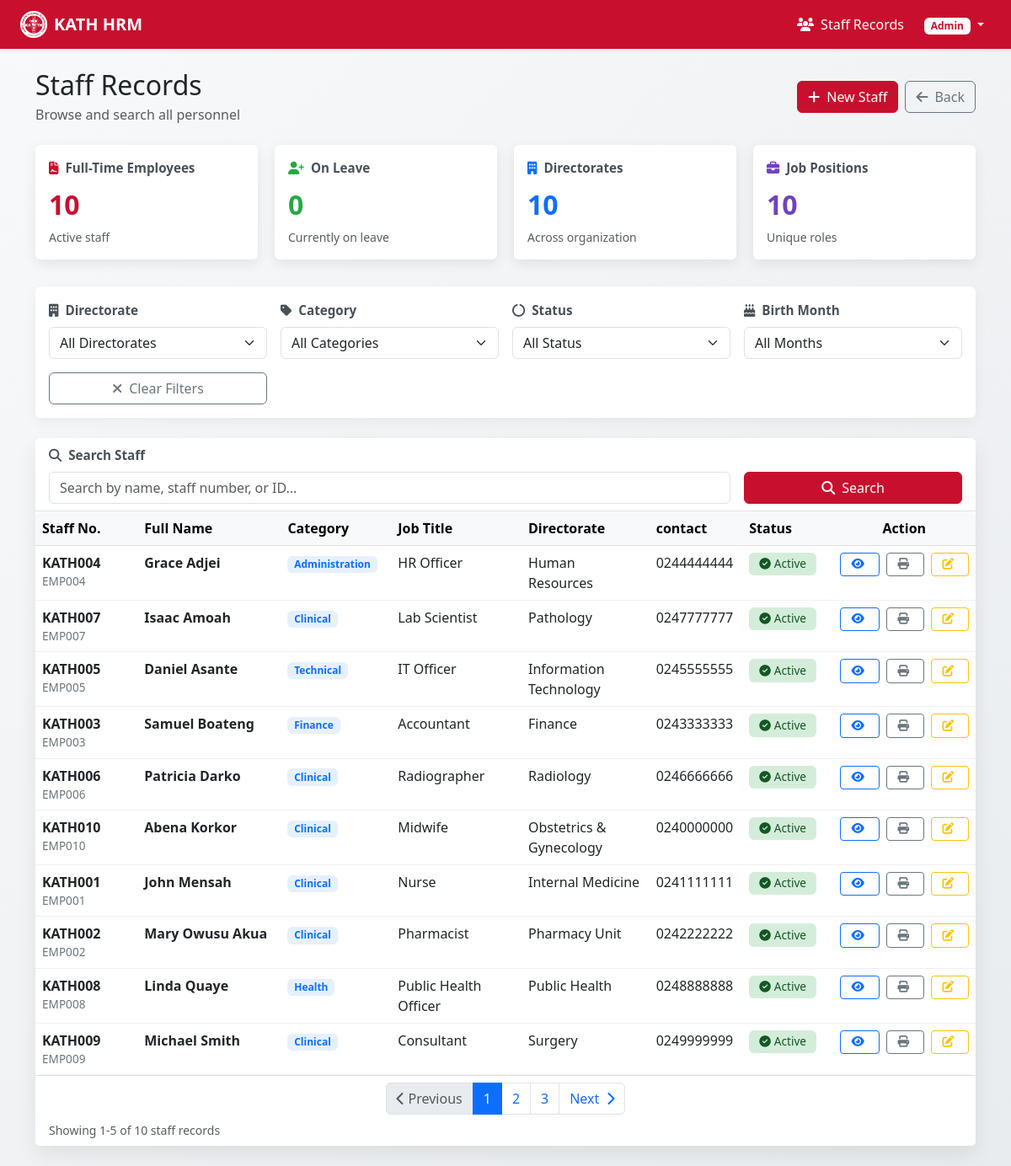
The app's page /hrm/hr-info/staff/, older data.
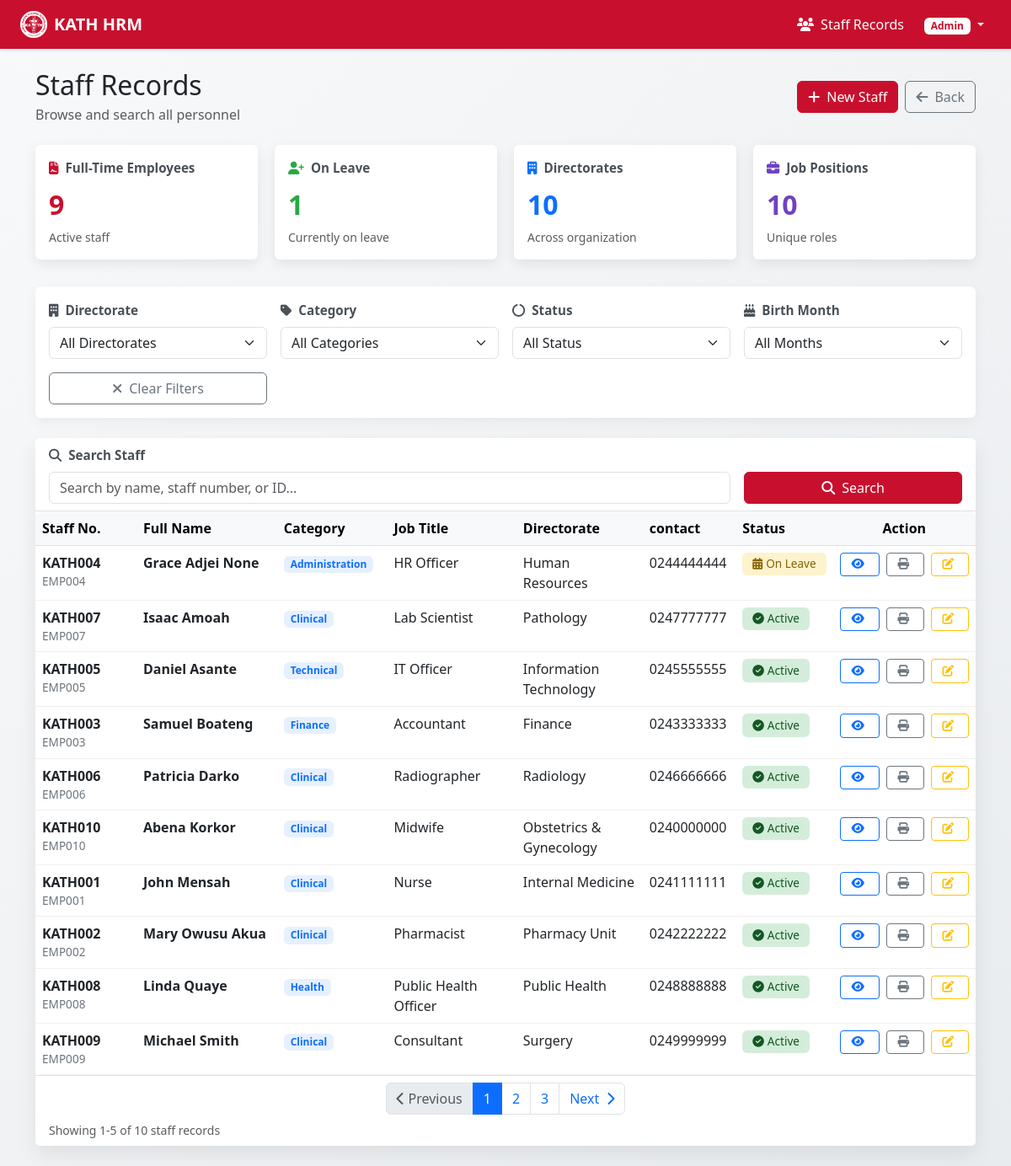
The same page, newer data.
### hrm_manager/models.py (models this page shows, shortened)
class Employee(models.Model):
    WORK_STATUS_CHOICES = [
        ('Active', 'Active'),
        ('On Leave', 'On Leave'),
        ('Resigned', 'Resigned'),
        ('Retired', 'Retired'),
    ]
    DIRECTORATE_UNIT_CHOICES= [
        ('Human Resources', 'Human Resources'),
        ('Information Technology', 'Information Technology'),
        ('Finance', 'Finance'),
        ("Anaesthesia & Intensive Care", "Anaesthesia & Intensive Care"),
        ("Child Health", "Child Health"),
        ("Domestics", "Domestics"),
        ("Ears, Nose & Throat", "Ear, Nose & Throat"),
        ("Emergency Medicine", "Emergency Medicine"),
        ("Eye","Eye"),
        ("Family Medicine", "Family Medicine"),
        ("Transfusion Medicine Unit", "Transfusion Medicine Unit"),
        ("Internal Medicine", "Internal Medicine"),
        ("Obstetrics & Gynecology", "Obstetrics & Gynecology"),
        ("Oncology", "Oncology"),
        ("Oral Health", "Oral Health"),
        ("Radiology", "Radiology"),
        ("Surgery", "Surgery"),
        ("Trauma & Orthopedics", "Trauma & Orthopedics"),
        ("Biostatics", "Biostatics"),
        ("General Administration", "General Administration"),
        ("Public Affairs", "Public Affairs"),
        ("EMD", "EMD"),
        ("Supply Chain Management Units", "Supply Chain Management Units"),
        ("Project Management Unit", "Project Management Unit"),
        ("Pharmacy Unit", "Pharmacy Unit"),
        ("Lab service(LSD)", "Lab service(LSD)"),
        ("Public Health", "Public Health"),
        ("Chaplaincy", "Chaplaincy"),
        ("Social Welfare", "Social Welfare"),
        ("Quality Assurance(QA)", "Quality Assurance(QA)"),
        ("Internal Audit", "Internal Audit"),
        ("PMEU", "PMEU"),
        ("EMRS", "EMRS Units"),
        ("CSSU", "CSSU"),
        ("Pathology", "Pathology"),
    ]
    PAYROLL_STATUS_CHOICES = [
        ('On Payroll', 'On Payroll'),
        ('Off Payroll', 'Off Payroll'),
    ]
    GOG_IGF_STATUS_CHOICES = [
        ('GOG', 'GOG'),
        ('IGF', 'IGF'),
    ]
    NATIONALITY_CHOICES = [
    ('Algerian', 'Algerian'),
    ('Angolan', 'Angolan'),
    ('Beninese', 'Beninese'),
    ('Botswanan', 'Botswanan'),
    ('Burkinabe', 'Burkinabe'),
    ('Burundian', 'Burundian'),
    ('Cameroonian', 'Cameroonian'),
    ('Cape Verdean', 'Cape Verdean'),
    ('Central African', 'Central African'),
    ('Chadian', 'Chadian'),
    ('Comorian', 'Comorian'),
    ('Congolese', 'Congolese'),
    ('Ivorian', 'Ivorian'),
    ('Djiboutian', 'Djiboutian'),
    ('Egyptian', 'Egyptian'),
    ('Equatorial Guinean', 'Equatorial Guinean'),
    ('Eritrean', 'Eritrean'),
    ('Ethiopian', 'Ethiopian'),
    ('Gabonese', 'Gabonese'),
    ('Gambian', 'Gambian'),
    ('Ghanaian', 'Ghanaian'),
    ('Guinean', 'Guinean'),
    ('Guinea-Bissauan', 'Guinea-Bissauan'),
    ('Kenyan', 'Kenyan'),
    ('Lesotho', 'Lesotho'),
    ('Liberian', 'Liberian'),
    ('Libyan', 'Libyan'),
    ('Malagasy', 'Malagasy'),
    ('Malawian', 'Malawian'),
    ('Malian', 'Malian'),
    ('Mauritanian', 'Mauritanian'),
    ('Mauritian', 'Mauritian'),
    ('Moroccan', 'Moroccan'),
    ('Mozambican', 'Mozambican'),
    ('Namibian', 'Namibian'),
    ('Nigerien', 'Nigerien'),
    ('Nigerian', 'Nigerian'),
    ('Rwandan', 'Rwandan'),
    ('Sao Tomean', 'Sao Tomean'),
    ('Senegalese', 'Senegalese'),
    ('Seychellois', 'Seychellois'),
    ('Sierra Leonean', 'Sierra Leonean'),
    ('Somali', 'Somali'),
    ('South African', 'South African'),
    ('South Sudanese', 'South Sudanese'),
    ('Sudanese', 'Sudanese'),
    ('Tanzanian', 'Tanzanian'),
    ('Togolese', 'Togolese'),
    ('Tunisian', 'Tunisian'),
    ('Ugandan', 'Ugandan'),
    ('Zambian', 'Zambian'),
    ('Zimbabwean', 'Zimbabwean'),
    ('Antiguan', 'Antiguan'),
    ('Argentine', 'Argentine'),
    ('Bahamian', 'Bahamian'),
    ('Barbadian', 'Barbadian'),
    ('Belizean', 'Belizean'),
    ('Bolivian', 'Bolivian'),
    ('Brazilian', 'Brazilian'),
    ('Canadian', 'Canadian'),
    ('Chilean', 'Chilean'),
    ('Colombian', 'Colombian'),
    ('Costa Rican', 'Costa Rican'),
    ('Cuban', 'Cuban'),
    ('Dominican', 'Dominican'),
    ('Ecuadorian', 'Ecuadorian'),
    ('Salvadoran', 'Salvadoran'),
    ('Grenadian', 'Grenadian'),
    ('Guatemalan', 'Guatemalan'),
    ('Guyanese', 'Guyanese'),
    ('Haitian', 'Haitian'),
    ('Honduran', 'Honduran'),
    ('Jamaican', 'Jamaican'),
    ('Mexican', 'Mexican'),
    ('Nicaraguan', 'Nicaraguan'),
    ('Panamanian', 'Panamanian'),
    ('Paraguayan', 'Paraguayan'),
    ('Peruvian', 'Peruvian'),
    ('Surinamese', 'Surinamese'),
    ('Trinidadian', 'Trinidadian'),
    ('Uruguayan', 'Uruguayan'),
    ('Venezuelan', 'Venezuelan'),
    ('American', 'American'),
    ('Afghan', 'Afghan'),
    ('Armenian', 'Armenian'),
    ('Azerbaijani', 'Azerbaijani'),
    ('Bahraini', 'Bahraini'),
    ('Bangladeshi', 'Bangladeshi'),
    ('Bhutanese', 'Bhutanese'),
    ('Bruneian', 'Bruneian'),
    ('Cambodian', 'Cambodian'),
    ('Chinese', 'Chinese'),
    ('Cypriot', 'Cypriot'),
    ('Georgian', 'Georgian'),
    ('Indian', 'Indian'),
    ('Indonesian', 'Indonesian'),
    ('Iranian', 'Iranian'),
    ('Iraqi', 'Iraqi'),
    ('Israeli', 'Israeli'),
    ('Japanese', 'Japanese'),
    ('Jordanian', 'Jordanian'),
    ('Kazakhstani', 'Kazakhstani'),
    ('Kuwaiti', 'Kuwaiti'),
    ('Kyrgyz', 'Kyrgyz'),
    ('Laotian', 'Laotian'),
    ('Lebanese', 'Lebanese'),
    ('Malaysian', 'Malaysian'),
    ('Maldivian', 'Maldivian'),
    ('Mongolian', 'Mongolian'),
    ('Nepalese', 'Nepalese'),
    ('North Korean', 'North Korean'),
    ('Omani', 'Omani'),
    ('Pakistani', 'Pakistani'),
    ('Philippine', 'Philippine'),
    ('Qatari', 'Qatari'),
    ('Saudi', 'Saudi'),
    ('Singaporean', 'Singaporean'),
    ('South Korean', 'South Korean'),
    ('Sri Lankan', 'Sri Lankan'),
    ('Syrian', 'Syrian'),
    ('Taiwanese', 'Taiwanese'),
    ('Tajik', 'Tajik'),
    ('Thai', 'Thai'),
    ('Turkish', 'Turkish'),
    ('Turkmen', 'Turkmen'),
    ('Emirati', 'Emirati'),
    ('Uzbek', 'Uzbek'),
    ('Vietnamese', 'Vietnamese'),
    ('Yemeni', 'Yemeni'),
    ('Albanian', 'Albanian'),
    ('Austrian', 'Austrian'),
    ('Belgian', 'Belgian'),
    ('Bosnian', 'Bosnian'),
    ('Bulgarian', 'Bulgarian'),
    ('Croatian', 'Croatian'),
    ('Czech', 'Czech'),
    ('Danish', 'Danish'),
    ('Dutch', 'Dutch'),
    ('English', 'English'),
    ('Estonian', 'Estonian'),
    ('Finnish', 'Finnish'),
    ('French', 'French'),
    ('German', 'German'),
    ('Greek', 'Greek'),
    ('Hungarian', 'Hungarian'),
    ('Icelandic', 'Icelandic'),
    ('Irish', 'Irish'),
    ('Italian', 'Italian'),
    ('Latvian', 'Latvian'),
    ('Lithuanian', 'Lithuanian'),
    ('Luxembourgish', 'Luxembourgish'),
    ('Maltese', 'Maltese'),
    ('Moldovan', 'Moldovan'),
    ('Montenegrin', 'Montenegrin'),
    ('Norwegian', 'Norwegian'),
    ('Polish', 'Polish'),
    ('Portuguese', 'Portuguese'),
    ('Romanian', 'Romanian'),
    ('Russian', 'Russian'),
    ('Scottish', 'Scottish'),
    ('Serbian', 'Serbian'),
    ('Slovak', 'Slovak'),
    ('Slovenian', 'Slovenian'),
    ('Spanish', 'Spanish'),
    ('Swedish', 'Swedish'),
    ('Swiss', 'Swiss'),
    ('Ukrainian', 'Ukrainian'),
    ('Welsh', 'Welsh'),
    ('British', 'British'),
    ('Australian', 'Australian'),
    ('Fijian', 'Fijian'),
    ('Kiribati', 'Kiribati'),
    ('Marshallese', 'Marshallese'),
    ('Micronesian', 'Micronesian'),
    ('Nauruan', 'Nauruan'),
    ('New Zealander', 'New Zealander'),
    ('Palauan', 'Palauan'),
    ('Papua New Guinean', 'Papua New Guinean'),
    ('Samoan', 'Samoan'),
    ('Solomon Islander', 'Solomon Islander'),
    ('Tongan', 'Tongan'),
    ('Tuvaluan', 'Tuvaluan'),
    ('Vanuatuan', 'Vanuatuan'),
]
    SEX_CHOICES = [
        ('Male', 'Male'),
        ('Female', 'Female'),
    ]
    PROFESSION_STATUS_CHOICES = [
        ('Permanent', 'Permanent'),
        ('Contract', 'Contract'),
        ('Temporary', 'Temporary'),
    ]
    CATEGORY_OF_PROFESSION_CHOICES = [
        ('Medical', 'Medical'),
        ('Nursing', 'Nursing'),
        ('Allied Health', 'Allied Health'),
        ('Administrative', 'Administrative'),
        ('Support Staff', 'Support Staff'),
    ]
    employee_id = models.CharField(max_length=50, unique=True)
    kath_staff_number = models.CharField(max_length=50, unique=True)
    ghana_card_number = models.CharField(max_length=50, unique=True)
    ssnit_number = models.CharField(max_length=50, unique=True)
    first_name = models.CharField(max_length=100)
    surname = models.CharField(max_length=100)
    other_names = models.CharField(max_length=100, blank=True, null=True)
    sex = models.CharField(max_length=10, choices=SEX_CHOICES)
    nationality = models.CharField(max_length=100, choices=NATIONALITY_CHOICES)
    date_of_birth = models.DateField()
    institutional_email = models.EmailField(unique=True)
    email = models.EmailField(unique=True)
    contact_number = models.CharField(max_length=15)
    profession = models.CharField(max_length=100)
    category_of_profession = models.CharField(max_length=100, choices=CATEGORY_OF_PROFESSION_CHOICES)
    profession_status = models.CharField(
        max_length=100, choices=PROFESSION_STATUS_CHOICES
    )
    directorate = models.CharField(
        max_length=100, choices=DIRECTORATE_UNIT_CHOICES
    )
    unit = models.CharField(max_length=100)
    work_status = models.CharField(
        max_length=100, choices=WORK_STATUS_CHOICES, default='Active'
    )
    payroll_status = models.CharField(
        max_length=100, choices=PAYROLL_STATUS_CHOICES
    )
    gog_igf_status = models.CharField(
        max_length=50, choices=GOG_IGF_STATUS_CHOICES
    )
    seniority_status = models.CharField(max_length=100)
    date_of_first_appointment = models.DateField()
    date_of_current_appointment = models.DateField()
    date_of_previous_appointment = models.DateField(
        blank=True, null=True
    )
    grade_on_first_appointment = models.CharField(max_length=100)
    grade_on_current_appointment = models.CharField(max_length=100)
    year_of_current_grade = models.PositiveIntegerField()
    at_post_of_duty = models.CharField(max_length=255)
    academic_qualification = models.CharField(max_length=255)
    professional_qualification = models.CharField(max_length=255)
    sal_grouping = models.CharField(max_length=100)
    job_category = models.CharField(max_length=100)
    job_classification = models.CharField(max_length=100)
    bank_name = models.CharField(max_length=100)
    bank_branch = models.CharField(max_length=100)
    bank_account_number = models.CharField(max_length=50)
    shelf_location_number = models.CharField(
        max_length=100, blank=True, null=True
    )
    shelf_call_number = models.CharField(
        max_length=100, blank=True, null=True
    )
    @property
    def birth_month(self):
        return self.date_of_birth.month
    class Meta:
        ordering = ['surname', 'first_name']
        verbose_name = 'Employee'
        verbose_name_plural = 'Employees'

### hrm_manager/views.py (the view, shortened to what this page needs)
# urls.py: path('hr-info/staff/', views.staff_list, name='staff_list'),
def staff_list(request):
    staff = Employee.objects.all()
    work_status = request.GET.get('work_status')
    if work_status:
        staff = staff.filter(work_status=work_status)
    search = request.GET.get('search')
    total_staff = Employee.objects.count()
    active_staff = Employee.objects.filter(work_status='Active').count()
    on_leave = Employee.objects.filter(work_status='On Leave').count()
    retired_separated = Employee.objects.filter(work_status__in=['Resigned', 'Retired']).count()
    directorates_list = Employee.objects.values_list('directorate', flat=True).distinct()
    professions_list = Employee.objects.values_list('profession', flat=True).distinct()
    context = {
        'staff': staff,
        'total_staff': total_staff,
        'active_staff': active_staff,
        'on_leave': on_leave,
        'retired_separated': retired_separated,
        'full_time': active_staff,
        'new_hires': on_leave,
        'departments': len(directorates_list),
        'job_positions': len(professions_list),
        'directorates': [choice[0] for choice in Employee.DIRECTORATE_UNIT_CHOICES],
        'work_statuses': [choice[0] for choice in Employee.WORK_STATUS_CHOICES],
    }
    return render(request, 'hr_information/staff_list.html', context)

### templates/hr_information/staff_list.html (shortened to what the changed rows need)
{% load static %}
<!DOCTYPE html>
<html lang="en">
<head>
	<link href="https://cdn.jsdelivr.net/npm/bootstrap@5.3.0/dist/css/bootstrap.min.css" rel="stylesheet">
	<link rel="stylesheet" href="https://cdnjs.cloudflare.com/ajax/libs/font-awesome/6.4.0/css/all.min.css">
</head>
<body>
<div class="container-fluid p-4">
	<div class="container">
		<div class="d-flex justify-content-between align-items-center mb-4">
			<div>
				<h2 class="mb-1">Staff Records</h2>
			</div>
		</div>
		<div class="quick-stats-grid">
			<div class="card stat-card">
				<div class="card-body">
					<p class="stat-label mb-2"><i class="fas fa-file-contract me-2 text-kath-red"></i>Full-Time Employees</p>
					<p class="stat-number mb-0">{{ full_time }}</p>
					<small class="text-muted d-block mt-1">Active staff</small>
				</div>
			</div>
			<div class="card stat-card">
				<div class="card-body">
					<p class="stat-label mb-2"><i class="fas fa-user-plus me-2" style="color: #28a745;"></i>On Leave</p>
					<p class="stat-number mb-0" style="color: #28a745;">{{ new_hires }}</p>
					<small class="text-muted d-block mt-1">Currently on leave</small>
				</div>
			</div>
		</div>
		<div class="card records-card">
			<div class="table-responsive">
				<table class="table table-hover" id="staffTable">
					<thead class="table-light">
						<tr>
							<th style="width: 12%;">Staff No.</th>
							<th style="width: 18%;">Full Name</th>
							<th style="width: 12%;">Category</th>
							<th style="width: 15%;">Job Title</th>
							<th style="width: 15%;">Directorate</th>
							<th style="width: 10%;">contact</th>
							<th style="width: 10%;">Status</th>
							<th style="width: 8%; text-align: center;">Action</th>
						</tr>
					</thead>
					<tbody id="staffTableBody">
						{% for employee in staff %}
						<tr data-birth-month="{{ employee.birth_month }}">
							<td>
								<strong>{{ employee.kath_staff_number }}</strong>
								<div class="staff-number">{{ employee.employee_id }}</div>
							</td>
							<td>
								<strong class="staff-name">{{ employee.first_name }} {{ employee.surname }}{% if employee.other_names %} {{ employee.other_names }}{% endif %}</strong>
							</td>
							<td>
								<span class="badge bg-primary bg-opacity-10 text-primary">{{ employee.category_of_profession }}</span>
							</td>
							<td>{{ employee.profession }}</td>
							<td>{{ employee.directorate }}</td>
							<td>{{ employee.contact_number }}</td>
							<td>
								{% if employee.work_status == 'Active' %}
									<span class="badge badge-status status-active"><i class="fas fa-check-circle me-1"></i>{{ employee.work_status }}</span>
								{% elif employee.work_status == 'On Leave' %}
									<span class="badge badge-status status-leave"><i class="fas fa-calendar-alt me-1"></i>{{ employee.work_status }}</span>
								{% else %}
									<span class="badge badge-status status-retired"><i class="fas fa-door-open me-1"></i>{{ employee.work_status }}</span>
								{% endif %}
							</td>
							<td style="text-align: center;">
								<div class="action-cell">
									<a href="{% url 'staff_profile' staff_id=employee.id %}" class="btn btn-sm btn-outline-primary action-btn" title="View Profile">
										<i class="fas fa-eye me-1"></i>
									</a>
									<a href="{% url 'print_record' staff_id=employee.id %}" class="btn btn-sm btn-outline-secondary action-btn" target="_blank" title="Print Record">
										<i class="fas fa-print me-1"></i>
									</a>
									<a href="{% url 'edit_staff' staff_id=employee.id %}" class="btn btn-sm btn-outline-warning action-btn" title="Edit Record">
										<i class="fas fa-edit me-1"></i>
									</a>
								</div>
							</td>
						</tr>
						{% empty %}
						<tr>
							<td colspan="7" class="text-center text-muted py-4">No staff records found</td>
						</tr>
						{% endfor %}
					</tbody>
				</table>
			</div>
		</div>
	</div>
</div>
</body>
</html>

Row changes from the older to the newer data that the page shows:
changed Employee "KATH004": other_names (not shown) → "None"; work_status "Active" → "On Leave"
Text that changed along with them:
{{ full_time }}: "10" → "9"
{{ new_hires }}: "0" → "1"
